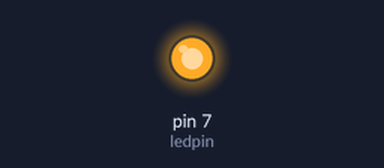
Recording of a sketch running on a simulated Arduino Uno, built with avr-gcc and run on an emulated ATmega328P. Shown: output pins drawn as LEDs (lit = HIGH).

Above: at 0.1 s.
Timing chart, 0 to 1.6 s (numbered marks = the images above):
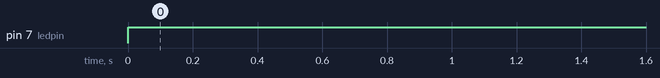

The sketch:

sketch_may09b.ino
```cpp
int ledpin = 7;
void setup() {
  // put your setup code here, to run once:
  pinMode(ledpin, OUTPUT);
}

void loop() {
  // put your main code here, to run repeatedly:
  digitalWrite(ledpin, HIGH);
}
```

Measured:
- by itself, pin 7 (ledpin): LOW → HIGH at 0.00 s
